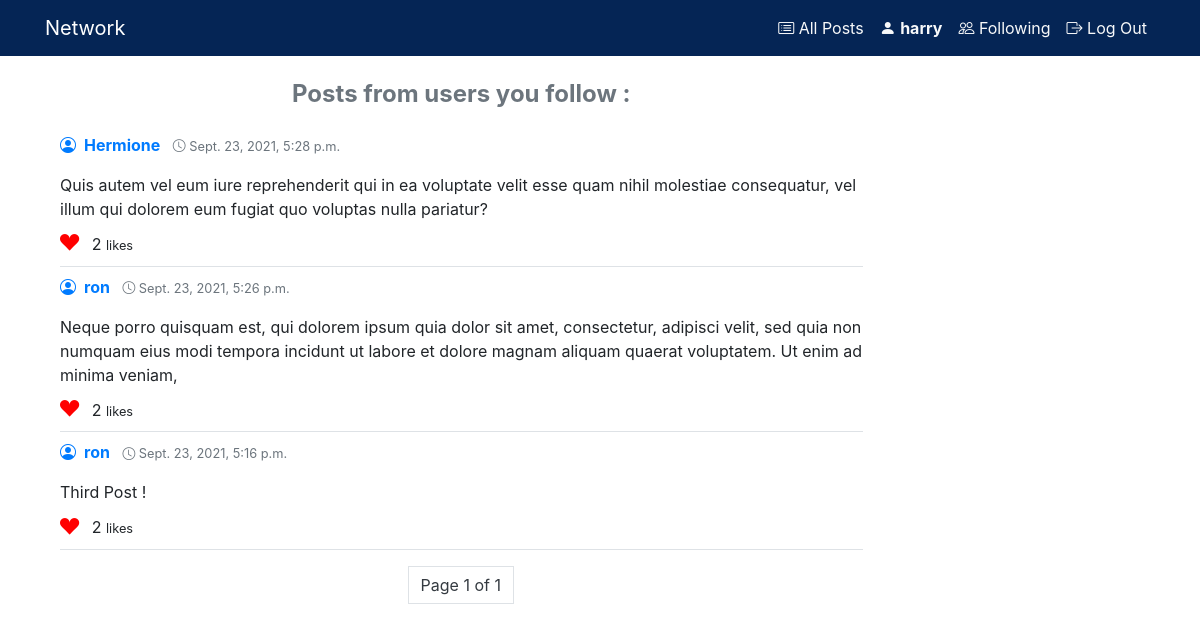
The page /following (signed in) on the database its author committed.
### network/models.py (models this page shows, shortened)
class User(AbstractUser):
    following = models.ManyToManyField("self", blank=True, symmetrical=False, related_name='followers')

class Post(models.Model):
    poster = models.ForeignKey(User, on_delete=models.CASCADE, related_name='posts')
    content = models.TextField(max_length=250, blank=False, null=False)
    timestamp = models.DateTimeField(auto_now_add=True)
    likes = models.ManyToManyField(User, blank=True)
    class Meta:
        ordering = ['-timestamp']

### network/views.py (the view)
# urls.py: path("following", views.following, name="following"),
@login_required
def following(request):
    user = request.user
    posts = Post.objects.filter(poster__followers=user).all()
    paginator = Paginator(posts, 10)
    page_number = request.GET.get('page')
    page_obj = paginator.get_page(page_number)
    return render(request, "network/following.html", {
        'user': user,
        'following': user.following.all(),
        'posts': posts,
        'page_obj': page_obj
    })

### network/templates/network/following.html
{% extends "network/layout.html" %}
{% block body %}
<div class="d-flex justify-content-center">
    <h4 class="font-weight-bold text-muted my-4">Posts from users you follow :</h4>
</div>
<div id="posts">
    {% include "network/posts.html" %}
</div>
{% endblock %}

### network/templates/network/layout.html (shortened to what this page needs)
{% load static %}
<!DOCTYPE html>
<html lang="en">
<head>
    <link rel="stylesheet" href="https://cdn.jsdelivr.net/npm/bootstrap@4.6.0/dist/css/bootstrap.min.css">
    <link rel="stylesheet" href="https://cdn.jsdelivr.net/npm/bootstrap-icons@1.5.0/font/bootstrap-icons.css">
    <link href="{% static 'network/styles.css' %}" rel="stylesheet">
</head>
<body>
    <nav class="navbar sticky-top navbar-expand-md navbar-dark" style="background-color: #052555">
        <div class="container">
            <a class="navbar-brand" href="{% url 'index' %}">Network</a>
            <div>
                <ul class="navbar-nav mr-auto">
                    {% if user.is_authenticated %}
                    <li class="nav-item">
                        <a class="nav-link text-light" href="{% url 'index' %}"><i class="bi bi-card-list"></i> All Posts</a>
                    </li>
                    <li class="nav-item">
                        <a class="nav-link text-light" href="{% url 'profile' user.username %}"><i class="bi bi-person-fill"> </i><strong id="username">{{ user.username }}</strong></a>
                    </li>
                    <li class="nav-item">
                        <a class="nav-link text-light" href="{% url 'following' %}"><i class="bi bi-people"></i> Following</a>
                    </li>
                    <li class="nav-item">
                        <a class="nav-link text-light" href="{% url 'logout' %}"><i class="bi bi-box-arrow-right"></i> Log Out</a>
                    </li>
                    {% endif %}
                </ul>
            </div>
        </div>
    </nav>
    <div class="container">
        <div class="col-lg-9">
            {% block body %}
            {% endblock %}
        </div>
    </div>
</body>
</html>

### network/templates/network/posts.html (shortened to what this page needs)
{% for post in page_obj %}
    <div class="post-box border-bottom pb-2 mb-2">
        <a href="{% url 'profile' post.poster %}">
            <i class="bi bi-person-circle mr-2"></i><strong>{{ post.poster }}</strong>
        </a>
        <small class="ml-2 text-muted"><i class="bi bi-clock"></i> {{post.timestamp}}</small>
        <p class="mt-3 mb-2">{{post.content}}</p>
        {% if request.user in post.likes.all %}
        <i id="{{post.id}}" class="like_btn bi-suit-heart-fill" style="cursor:pointer; color:red; font-size:1.2rem"></i>
        {% else %}
        <i id="{{post.id}}" class="like_btn bi-suit-heart" style="cursor:pointer; color:gray; font-size:1.2rem"></i>
        {% endif %}
        <span class="likes_count ml-2 ">{{post.likes.count}}</span>
        <small>likes</small>
    </div>
{% endfor %}
<nav class="row justify-content-center m-3">
    <ul class="pagination">
        <span class="current">
            <li class="page-item page-link text-dark"> Page {{ page_obj.number }} of {{ page_obj.paginator.num_pages }}</li>
        </span>
    </ul>
</nav>

### rows shown on the page
User: username "harry"
Post: poster "Hermione", timestamp "Sept. 23, 2021, 5:28 p.m.", content "Quis autem vel eum iure reprehenderit qui in ea voluptate velit esse quam nihil molestiae consequatur, vel illum qui dolorem eum fugiat quo voluptas nulla pariatur?", likes.count "2"
Post: poster "ron", timestamp "Sept. 23, 2021, 5:26 p.m.", content "Neque porro quisquam est, qui dolorem ipsum quia dolor sit amet, consectetur, adipisci velit, sed quia non numquam eius modi tempora incidunt ut labore et dolore magnam aliquam quaerat voluptatem. Ut enim ad minima veniam,", likes.count "2"
Post: poster "ron", timestamp "Sept. 23, 2021, 5:16 p.m.", content "Third Post !", likes.count "2"

### other values the page prints
{{ page_obj.number }} "1"
{{ page_obj.paginator.num_pages }} "1"
